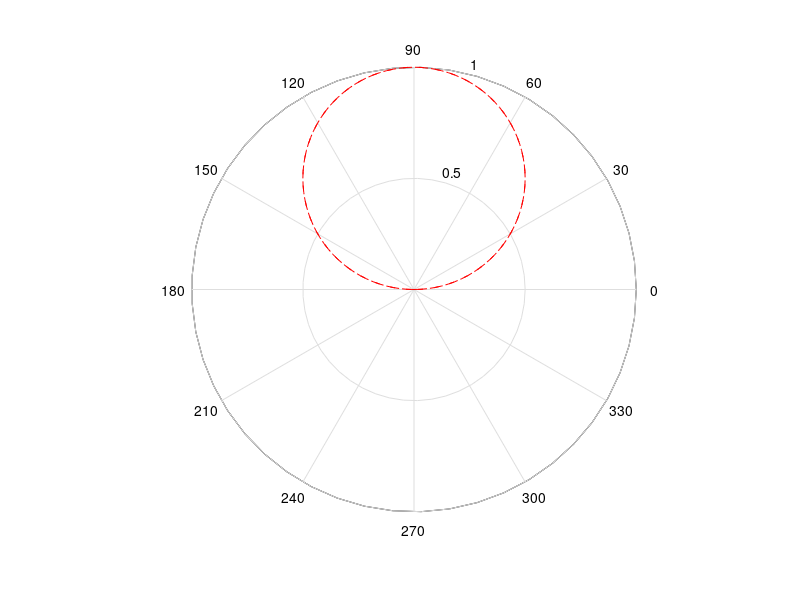
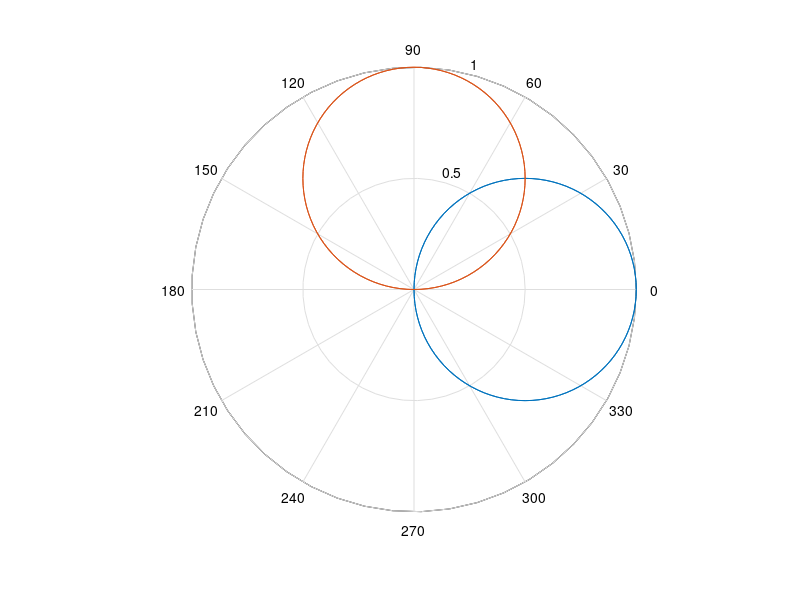

These figures' MATLAB source, in order:
clc;
clear;
clear all;
x = 0:pi/100:2*pi;
y = sin(x);
z = cos(x);
polar(x,y,"--r") %polar grafikte gösterir
figure
polar(x,z) 
hold on
polar(x,y)
